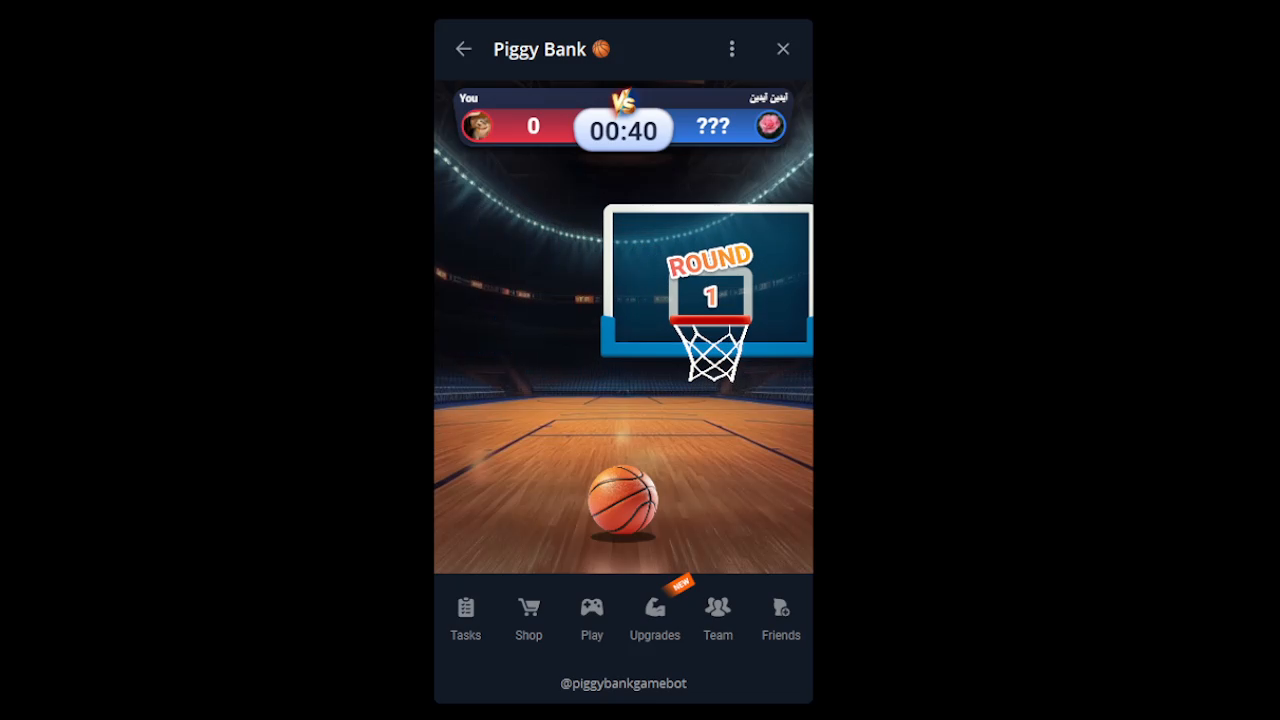
#> input picture frame 105 of source/2024-12-25 11-26-06.mkv, 1280 x 720 px
$ python hoop_movement_trainer.py
#> lines starting #> are read from the running program, lines starting #| are printed output that depends on the picture; after the words box and inside, x2 and y2 are one past the last pixel; in counts of white or black regions, pixels touching at a corner belong together
import cv2
import numpy as np
import csv
from datetime import datetime
import time
import os
import json
from pathlib import Path

class HoopMovementTrainer:
    def __init__(self):
        self.log_file = f'hoop_movement_log_{datetime.now().strftime("%Y%m%d_%H%M%S")}.csv'
        self.pattern_file = 'hoop_patterns.json'
        self.movement_patterns = {
            'left_to_right': [],
            'right_to_left': [],
            'center_pause': [],
            'speed_changes': []
        }

        # Create log file with headers
        with open(self.log_file, 'w', newline='') as file:
            writer = csv.writer(file)
            writer.writerow(['Frame#', 'Time', 'X', 'Y', 'Direction', 'Speed', 'Red_Pixels', 'Pattern'])

    # [24 lines left out: function analyze_movement_patterns, not called in this run]

    def train_from_video(self, video_path):
#> called with video_path = 'source/2024-12-25 11-26-06.mkv'
        print(f"\nProcessing video: {video_path}")
        cap = cv2.VideoCapture(video_path)
        frame_count = 0
        last_positions = []

        # Initialize delay for video playback
        fps = int(cap.get(cv2.CAP_PROP_FPS))
        delay = int(1000 / fps) if fps > 0 else 30  # Default to 30ms if fps detection fails

        movement_data = {
            'left_to_right': [],
            'right_to_left': [],
            'center_pause': [],
            'speed_changes': [],
            'positions': [],
            'timestamps': [],
            'movement_patterns': []
        }

        start_time = time.time()
        print(f"Starting video analysis... FPS: {fps}")
        print("Controls: 'Q' to quit, 'S' to slow down, 'F' to speed up")

        while cap.isOpened():
            ret, frame = cap.read()
#> frame is the input picture: shape (720, 1280, 3); mean B, G, R 16.7, 16, 18.4
            if not ret:
                break

            frame_count += 1
            current_time = time.time() - start_time

            try:
                # Convert to HSV
                hsv = cv2.cvtColor(frame, cv2.COLOR_BGR2HSV)
#> hsv: shape (720, 1280, 3); mean H, S, V 24.1, 39.9, 23.9

                # Blue backboard detection
                lower_blue = np.array([100, 100, 100])
                upper_blue = np.array([130, 255, 255])
                blue_mask = cv2.inRange(hsv, lower_blue, upper_blue)
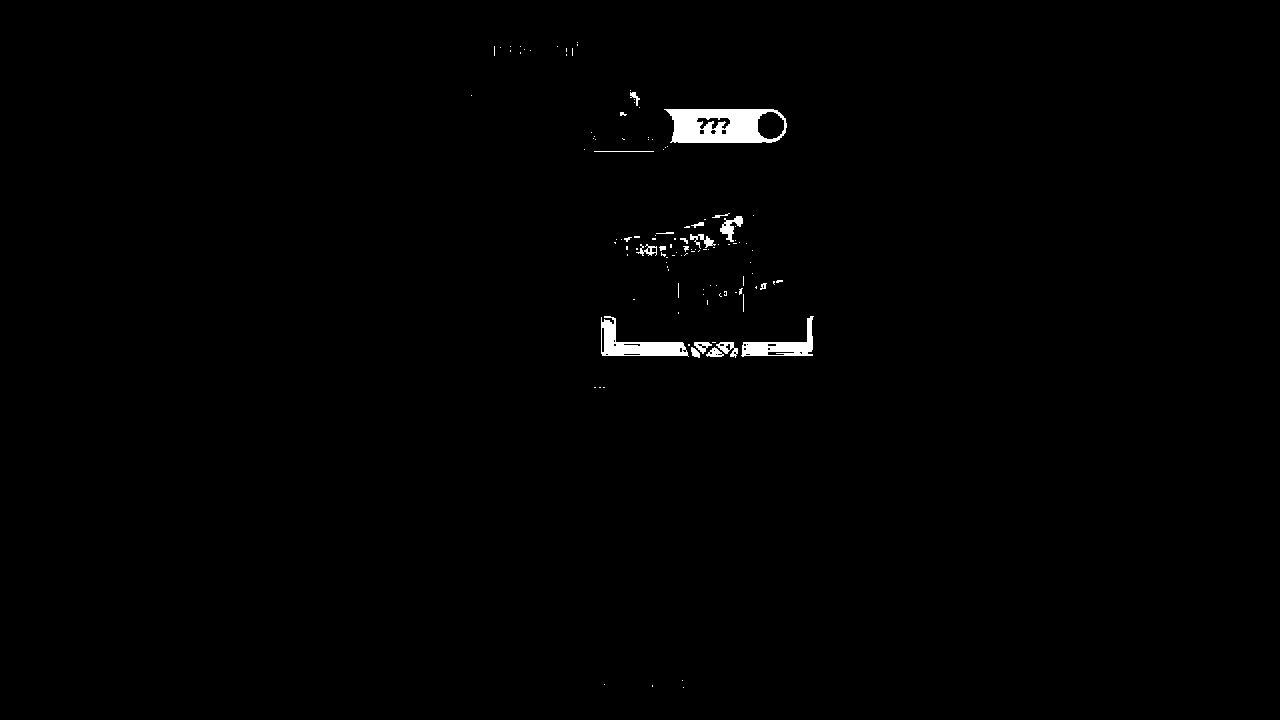
#> blue_mask: shape (720, 1280); 0.76% white; 118 white regions (98 under 20 px), largest, box (x1, y1, x2, y2) and area: (664, 109, 787, 143) 2965, (601, 316, 689, 357) 1429, (741, 316, 814, 357) 1031

                # White net detection
                lower_white = np.array([0, 0, 200])
                upper_white = np.array([180, 30, 255])
                white_mask = cv2.inRange(hsv, lower_white, upper_white)
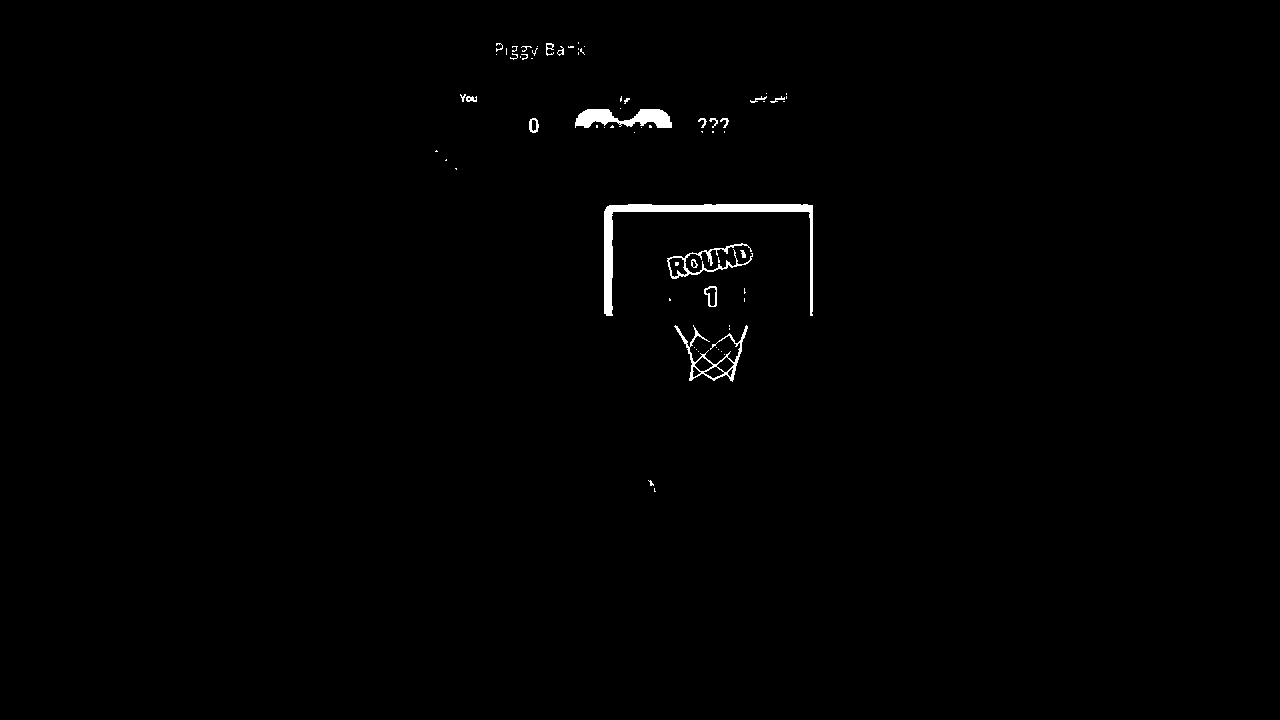
#> white_mask: shape (720, 1280); 0.66% white; 70 white regions (50 under 20 px), largest, box (x1, y1, x2, y2) and area: (604, 204, 813, 316) 2775, (575, 109, 672, 128) 1150, (674, 325, 748, 382) 723

                # Combine masks
                combined_mask = cv2.bitwise_or(blue_mask, white_mask)
#> combined_mask: shape (720, 1280); 1.4% white; 134 white regions (103 under 20 px), largest, box (x1, y1, x2, y2) and area: (601, 204, 814, 382) 6406, (575, 109, 787, 143) 4230, (666, 243, 753, 279) 601

                # Clean up mask
                kernel = np.ones((3,3), np.uint8)
                combined_mask = cv2.dilate(combined_mask, kernel, iterations=1)
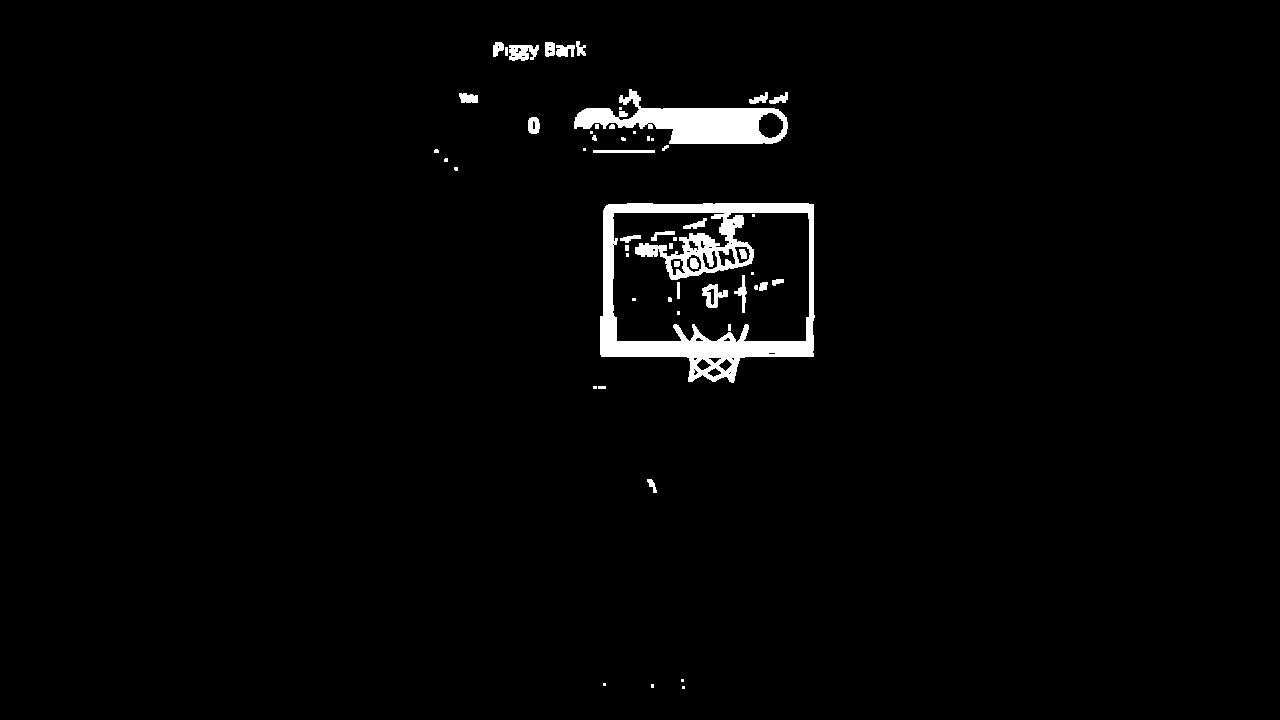
#> combined_mask: shape (720, 1280); 2.2% white; 56 white regions (23 under 20 px), largest, box (x1, y1, x2, y2) and area: (600, 203, 815, 383) 11542, (574, 89, 788, 144) 5385, (509, 45, 539, 61) 359
                combined_mask = cv2.erode(combined_mask, kernel, iterations=1)
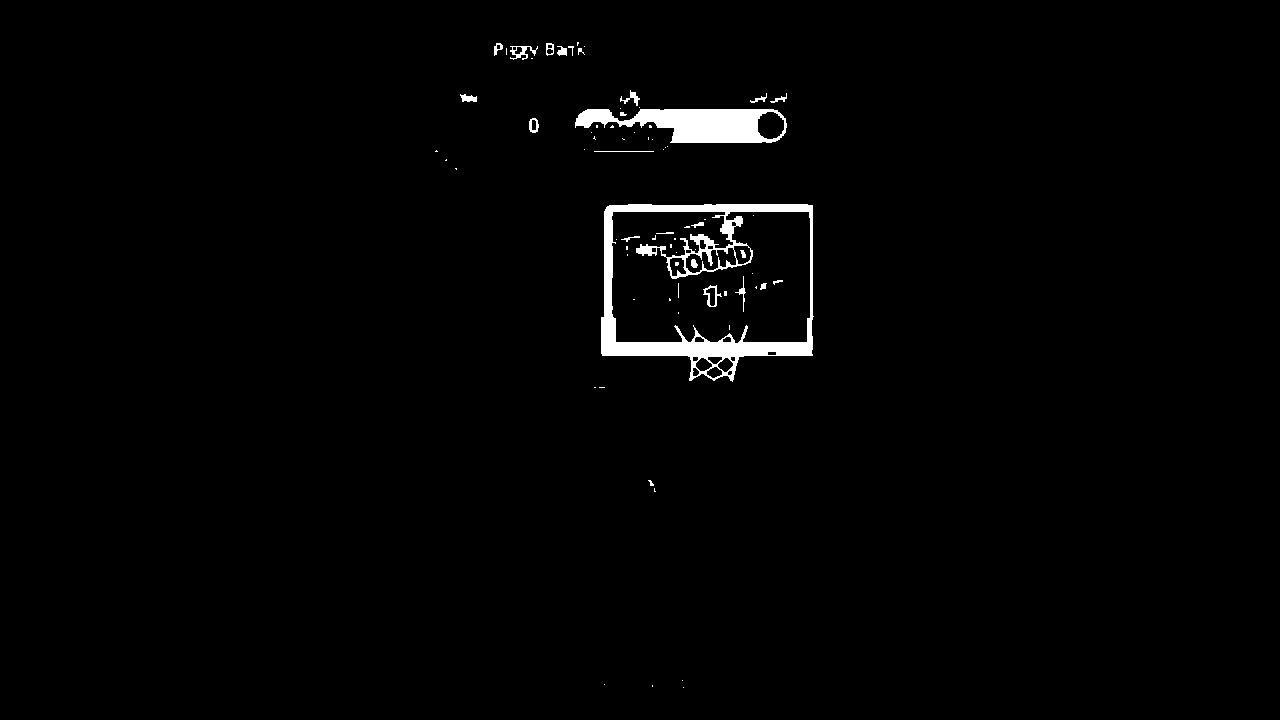
#> combined_mask: shape (720, 1280); 1.6% white; 74 white regions (50 under 20 px)

                # Find contours
                contours, _ = cv2.findContours(combined_mask, cv2.RETR_EXTERNAL, cv2.CHAIN_APPROX_SIMPLE)
#> contours = 45 contours, 34 with area under 20; largest, box (x1, y1, x2, y2) and area: (601, 204, 814, 382) 32398, (575, 109, 787, 143) 4732, (510, 46, 538, 60) 146, (529, 118, 539, 133) 104, (546, 43, 554, 56) 76

                if contours:
                    valid_contours = []
                    for cnt in contours:
                        area = cv2.contourArea(cnt)
                        if 200 < area < 5000:
                            x, y, w, h = cv2.boundingRect(cnt)
                            if y < frame.shape[0]/2:  # Upper half only
                                aspect_ratio = float(w)/h
                                if 1.2 < aspect_ratio < 2.5:
                                    valid_contours.append(cnt)
#> this loop made 45 passes
#> (area, x, y, w, h, aspect_ratio) on pass 29: (4731.5, 575, 109, 212, 34, 6.24)
#> after the loop, valid_contours = []

                    if valid_contours:
                        hoop_contour = max(valid_contours, key=cv2.contourArea)
                        x, y, w, h = cv2.boundingRect(hoop_contour)
                        center_x = x + w//2
                        center_y = y + h//2

                        # Store position
                        movement_data['positions'].append({
                            'frame': frame_count,
                            'x': int(center_x),
                            'y': int(center_y),
                            'time': float(current_time)
                        })

                        # Track movement
                        last_positions.append(center_x)
                        if len(last_positions) > 2:
                            last_positions.pop(0)

                        # Calculate movement
                        if len(last_positions) > 1:
                            speed = last_positions[-1] - last_positions[-2]

                            # Determine movement type
                            if abs(speed) < 2:
                                movement_type = "center_pause"
                                movement_data['center_pause'].append({
                                    'frame': frame_count,
                                    'position': int(center_x),
                                    'duration': float(current_time),
                                    'y_position': int(center_y)
                                })
                            elif speed > 0:
                                movement_type = "left_to_right"
                                movement_data['left_to_right'].append({
                                    'frame': frame_count,
                                    'start_x': int(last_positions[0]),
                                    'end_x': int(center_x),
                                    'speed': float(speed),
                                    'time': float(current_time)
                                })
                            else:
                                movement_type = "right_to_left"
                                movement_data['right_to_left'].append({
                                    'frame': frame_count,
                                    'start_x': int(last_positions[0]),
                                    'end_x': int(center_x),
                                    'speed': float(abs(speed)),
                                    'time': float(current_time)
                                })

                        # Draw visualization
                        cv2.rectangle(frame, (x, y), (x+w, y+h), (0, 255, 0), 2)
                        cv2.circle(frame, (center_x, center_y), 5, (0, 0, 255), -1)

                        # Show info
                        direction = "RIGHT ➜" if speed > 0 else "⬅ LEFT" if speed < 0 else "STATIONARY"
                        cv2.putText(frame, f"{direction} | Speed: {abs(speed):.0f}",
                                  (10, 30), cv2.FONT_HERSHEY_SIMPLEX,
                                  0.7, (0, 255, 0), 2)

                # Show frames
                cv2.imshow('Hoop Movement Training', frame)
                cv2.imshow('Detection Mask', combined_mask)

                # Playback control
                key = cv2.waitKey(delay) & 0xFF
#> (key q is pressed here)
                if key == ord('q'):
                    break
                elif key == ord('s'):
                    delay = min(delay + 5, 100)
                    print(f"Delay: {delay}ms")
                elif key == ord('f'):
                    delay = max(1, delay - 5)
                    print(f"Delay: {delay}ms")

            except Exception as e:
                print(f"Error processing frame {frame_count}: {e}")
                continue

        # Save data
        with open('hoop_patterns.json', 'w') as f:
            json.dump(movement_data, f, indent=2)

        print("\nTraining Analysis:")
        print(f"Total Frames: {frame_count}")
        print(f"Left to Right movements: {len(movement_data['left_to_right'])}")
        print(f"Right to Left movements: {len(movement_data['right_to_left'])}")
        print(f"Center pauses: {len(movement_data['center_pause'])}")
        print(f"Total positions tracked: {len(movement_data['positions'])}")
        print(f"Data saved to hoop_patterns.json")

        cap.release()
        cv2.destroyAllWindows()

    def train_from_folder(self, folder_path='source'):
        """Train on all video files in the specified folder"""
        # Get list of video files
        video_extensions = ('.mp4', '.avi', '.mkv', '.mov')
        video_files = []

        for ext in video_extensions:
            video_files.extend(list(Path(folder_path).glob(f'*{ext}')))

        if not video_files:
            print(f"No video files found in {folder_path}")
            return

        print(f"Found {len(video_files)} videos to process")

        # Process each video
        all_movement_data = {
            'left_to_right': [],
            'right_to_left': [],
            'center_pause': [],
            'speed_changes': [],
            'positions': [],
            'timestamps': [],
            'movement_patterns': []
        }

        for video_file in video_files:
            self.train_from_video(str(video_file))

            # Load and merge the data from the last processed video
            with open('hoop_patterns.json', 'r') as f:
                video_data = json.load(f)

            # Merge data
            for key in all_movement_data:
                all_movement_data[key].extend(video_data[key])

        # Save combined data
        with open('hoop_patterns.json', 'w') as f:
            json.dump(all_movement_data, f, indent=2)

        print("\nFinal Training Summary:")
        print(f"Total videos processed: {len(video_files)}")
        print(f"Total Left to Right movements: {len(all_movement_data['left_to_right'])}")
        print(f"Total Right to Left movements: {len(all_movement_data['right_to_left'])}")
        print(f"Total Center pauses: {len(all_movement_data['center_pause'])}")
        print(f"Total positions tracked: {len(all_movement_data['positions'])}")
        print(f"Combined data saved to hoop_patterns.json")

# Usage
trainer = HoopMovementTrainer()
trainer.train_from_folder('source')  # Will process all videos in the source folder
